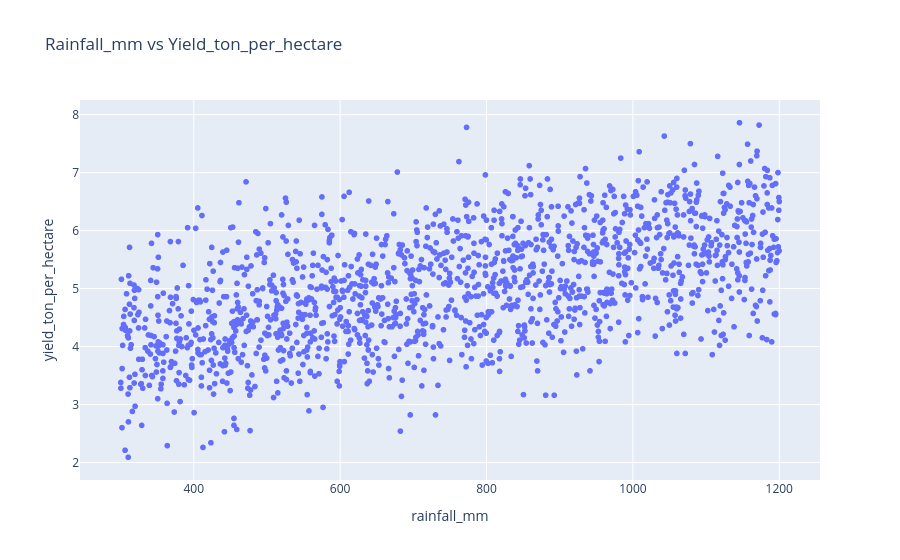

Notebook code cell kept with this figure:
### Markdown cell above
Observation: The distribution is approximately symmetric and resembles a Normal distribution.
No obvious outliers are visible from the histogram.

### Code cell
px.scatter(agr_def,x='rainfall_mm',y='yield_ton_per_hectare',title='Rainfall_mm vs Yield_ton_per_hectare')

### Figure 1 — Plotly figure (JSON) as saved in the notebook; plotly's stock layout.template omitted (floating-point values rounded to 4 significant figures; data arrays with more than 128 entries replaced by an {"elided": "..."} marker saying what was removed)
{"data": [{"hovertemplate": "rainfall_mm=%{x}<br>yield_ton_per_hectare=%{y}<extra></extra>", "legendgroup": "", "marker": {"color": "#636efa", "symbol": "circle"}, "mode": "markers", "name": "", "showlegend": false, "type": "scattergl", "x": {"elided": "1500 float values"}, "xaxis": "x", "y": {"elided": "1500 float values"}, "yaxis": "y"}], "layout": {"legend": {"tracegroupgap": 0}, "title": {"text": "Rainfall_mm vs Yield_ton_per_hectare"}, "xaxis": {"anchor": "y", "domain": [0, 1], "title": {"text": "rainfall_mm"}}, "yaxis": {"anchor": "x", "domain": [0, 1], "title": {"text": "yield_ton_per_hectare"}}}}
